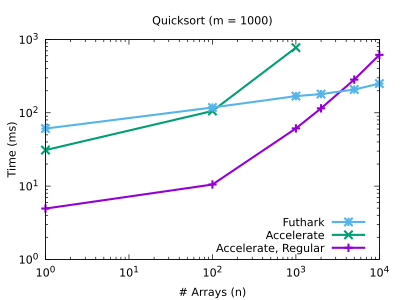

Write gnuplot code to recreate this figure.
# vim: filetype=gnuplot tw=0 nospell

set title "Quicksort (m = 1000)"

set terminal pdf size 4,3
set output "quicksort-1000.pdf"

set key on
set key bottom right invert

set xlabel "# Arrays (n)"
set logscale x
set format x "10^{%L}"
# set xrange [1:2000000]

# set xtics (4, 8, 12, 16, 20, 24)
# set xtics (2, 4, 6, 8, 10, 12, 14, 16, 18, 20)

# set colorsequence classic   # gnuplot >= 5
set ylabel "Time (ms)"
set logscale y
set format y "10^{%L}"
# set yrange [1:20000]

# set key invert

plot  'quicksort-1000.dat' using 1:3 title "Accelerate, Regular" ls 1 lw 3 with linespoints, \
      'quicksort-1000.dat' using 1:4 title "Accelerate"          ls 2 lw 3 with linespoints, \
      'quicksort-1000.dat' using 1:2 title "Futhark"             ls 3 lw 3 with linespoints
